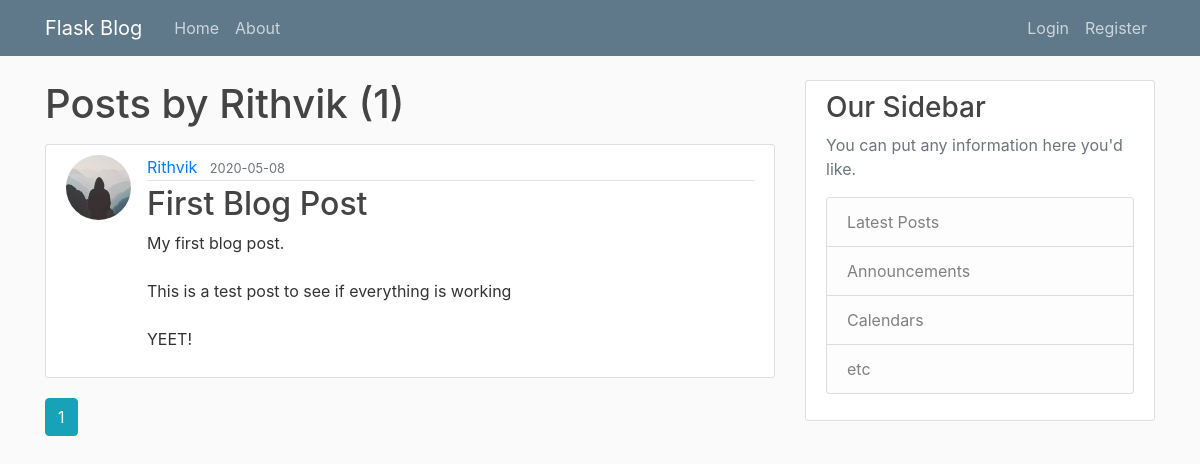
Page /user/Rithvik on the committed database.
### flaskblog/models.py (models this page shows, shortened)
class User(db.Model, UserMixin):
  id = db.Column(db.Integer, primary_key=True)
  username = db.Column(db.String(20), unique=True, nullable=False)
  email = db.Column(db.String(120), unique=True, nullable=False)
  image_file = db.Column(db.String(20), nullable=False, default='default.jpg')
  password = db.Column(db.String(60), nullable=False)
  post = db.relationship('Post', backref='author', lazy=True)

class Post(db.Model):
  id = db.Column(db.Integer, primary_key=True)
  title = db.Column(db.String(100), nullable=False)
  date_posted = db.Column(db.DateTime, nullable=False, default=datetime.utcnow)
  content = db.Column(db.Text, nullable=False)
  user_id = db.Column(db.Integer, db.ForeignKey('user.id'), nullable=False)

### flaskblog/users/routes.py (the view)
@users.route("/user/<string:username>")
def user_posts(username):
  page = request.args.get('page', 1, int)
  user = User.query.filter_by(username=username).first_or_404()
  posts = Post.query.filter_by(author=user).order_by(Post.date_posted.desc()).paginate(page=page ,per_page=5)
  return render_template('user_posts.html', posts=posts, user=user)

### flaskblog/templates/user_posts.html
{% extends "layout.html" %}
{% block content %}
  <h1 class="mb-3">Posts by {{ user.username }} ({{ posts.total }})</h1>
  {% for post in posts.items %}
  <article class="media content-section">
    <img class="rounded-circle article-img" src="{{ url_for('static', filename = 'profile_pic/' + post.author.image_file) }}">
    <div class="media-body">
      <div class="article-metadata">
        <a class="mr-2" href="{{ url_for('users.user_posts', username=post.author.username) }}">{{ post.author.username }}</a>
        <small class="text-muted">{{ post.date_posted.strftime('%Y-%m-%d') }}</small>
      </div>
      <h2><a class="article-title" href="{{ url_for('posts.post', post_id=post.id) }}">{{ post.title }}</a></h2>
      <p class="article-content">{{ post.content }}</p>
    </div>
  </article>
  {% endfor %}
  {% for page_num in posts.iter_pages(left_edge=1, right_edge=1, left_current=1, right_current=2) %}
    {% if page_num %}
      {% if page_num %}
        <a class="btn btn-info mb-4" href="{{ url_for('users.user_posts', username=user.username, page=page_num) }}">{{ page_num }}</a>
      {% else %}
        <a class="btn btn-outline-info mb-4" href="{{ url_for('users.user_posts', username=user.username, page=page_num) }}">{{ page_num }}</a>
      {% endif %}
    {% else %}
      ...
    {% endif %}
  {% endfor %}
{% endblock content %}

### flaskblog/templates/layout.html (shortened to what this page needs)
<!DOCTYPE html>
<html>
  <head>
    <link rel="stylesheet" href="https://stackpath.bootstrapcdn.com/bootstrap/4.4.1/css/bootstrap.min.css">
    <link rel="stylesheet" type="text/css" href="{{ url_for('static', filename='main.css') }}">
  </head>
  <body>
    <header class="site-header">
      <nav class="navbar navbar-expand-md navbar-dark bg-steel fixed-top">
        <div class="container">
          <a class="navbar-brand mr-4" href="/">Flask Blog</a>
          <div class="collapse navbar-collapse" id="navbarToggle">
            <div class="navbar-nav mr-auto">
              <a class="nav-item nav-link" href="{{ url_for('main.hello') }}">Home</a>
              <a class="nav-item nav-link" href="{{ url_for('main.about') }}">About</a>
            </div>
            <div class="navbar-nav">
              {% if current_user.is_authenticated %}
                <a class="nav-item nav-link" href="{{ url_for('posts.new_post') }}">New Post</a>
                <a class="nav-item nav-link" href="{{ url_for('users.account') }}">Account</a>
                <a class="nav-item nav-link" href="{{ url_for('users.logout') }}">Logout</a>
              {% else %}
                <a class="nav-item nav-link" href="{{ url_for('users.login') }}">Login</a>
                <a class="nav-item nav-link" href="{{ url_for('users.register') }}">Register</a>
              {% endif %}
            </div>
          </div>
        </div>
      </nav>
    </header>
    <main role="main" class="container">
      <div class="row">
        <div class="col-md-8">
          {% block content %}{% endblock %}
        </div>
        <div class="col-md-4">
          <div class="content-section">
            <h3>Our Sidebar</h3>
            <p class='text-muted'>You can put any information here you'd like.
              <ul class="list-group">
                <li class="list-group-item list-group-item-light">Latest Posts</li>
                <li class="list-group-item list-group-item-light">Announcements</li>
                <li class="list-group-item list-group-item-light">Calendars</li>
                <li class="list-group-item list-group-item-light">etc</li>
              </ul>
            </p>
          </div>
        </div>
      </div>
    </main>
  </body>
</html>

### flaskblog/static/main.css (style rules this page uses)
body { background: #fafafa; color: #333333; margin-top: 5rem; }
h1, h2, h3, h4, h5, h6 { color: #444444; }
.bg-steel { background-color: #5f788a; }
.site-header .navbar-nav .nav-link { color: #cbd5db; }
.content-section { background: #ffffff; padding: 10px 20px; border: 1px solid #dddddd; border-radius: 3px; margin-bottom: 20px; }
.article-title { color: #444444; }
.article-content { white-space: pre-line; }
.article-img { height: 65px; width: 65px; margin-right: 16px; }
.article-metadata { padding-bottom: 1px; margin-bottom: 4px; border-bottom: 1px solid #e3e3e3 }

### rows in the picture
User: username "Rithvik"
Post: image_file (placeholder picture), author.username "Rithvik", date_posted "2020-05-08", title "First Blog Post", content "My first blog post. This is a test post to see if everything is working YEET!"

### other values in the picture
{{ posts.total }} "1"
{{ page_num }} "1"
